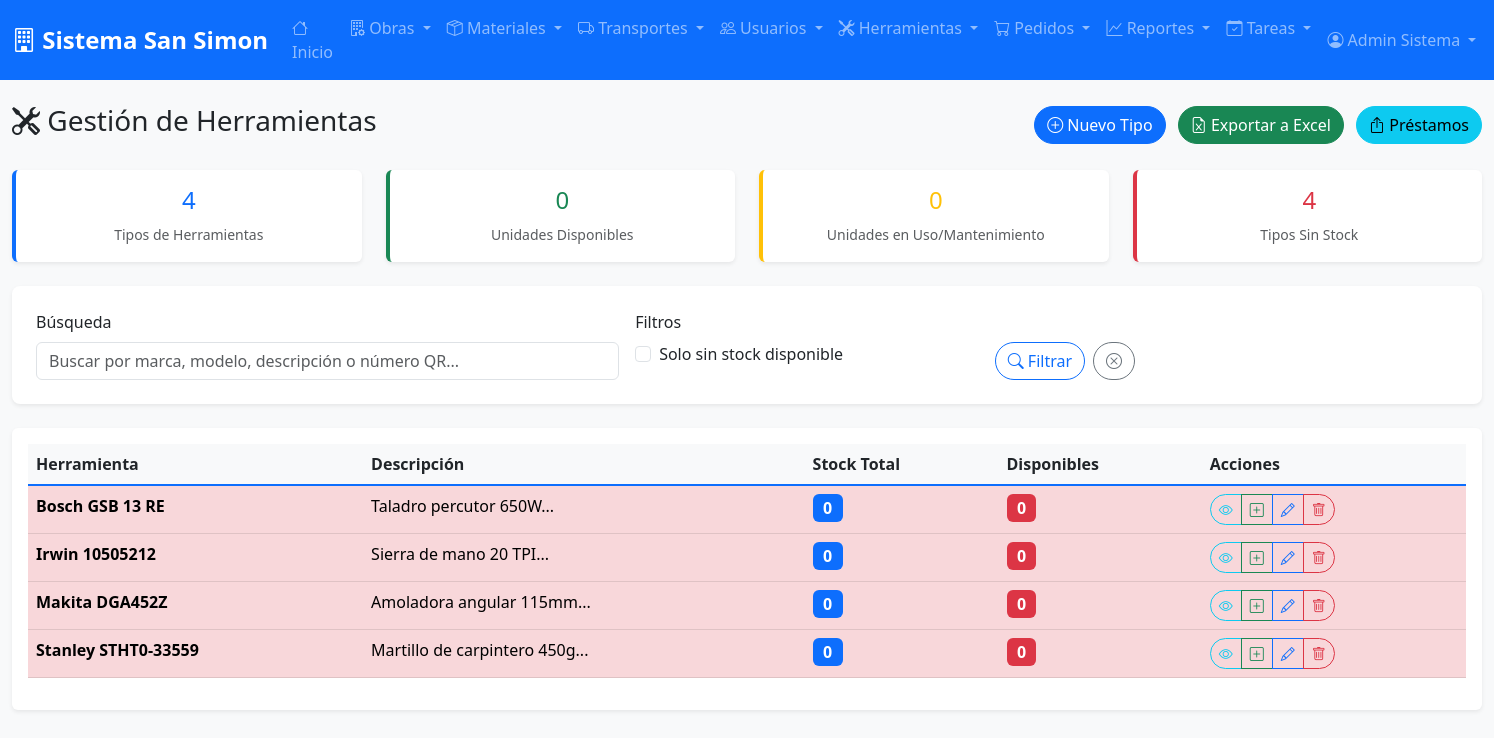
The page /modules/herramientas/list.php (signed in) on the database its author committed.
### tables this page shows
CREATE TABLE herramientas (
    id_herramienta INT AUTO_INCREMENT PRIMARY KEY,
    tipo VARCHAR(100) NOT NULL,
    marca VARCHAR(100) NOT NULL,
    modelo VARCHAR(100) NOT NULL,
    descripcion TEXT,
    stock_total INT DEFAULT 0,
    condicion_general ENUM('excelente', 'buena', 'regular', 'mala') DEFAULT 'buena',
    precio_referencia DECIMAL(10,2) DEFAULT 0.00,
    categoria VARCHAR(100),
    fecha_creacion TIMESTAMP DEFAULT CURRENT_TIMESTAMP
);

### config/config.php (called while the page is built, shortened)
<?php
function is_logged_in() {
    return isset($_SESSION['user_id']) && !empty($_SESSION['user_id']);
}
function get_user_role() {
    return $_SESSION['user_role'] ?? null;
}
function has_permission($required_roles) {
    $user_role = get_user_role();
    if (is_array($required_roles)) {
        return in_array($user_role, $required_roles);
    }
    return $user_role === $required_roles;
}
?>

### modules/herramientas/list.php (the view, shortened to what this page needs)
<?php
require_once '../../config/config.php';
$can_manage = has_permission([ROLE_ADMIN, ROLE_RESPONSABLE]);
$database = new Database();
$conn = $database->getConnection();
$filtro_busqueda = $_GET['busqueda'] ?? '';
$filtro_stock_bajo = isset($_GET['stock_bajo']) ? (bool)$_GET['stock_bajo'] : false;
$where_conditions = [];
$params = [];
$where_clause = !empty($where_conditions) ? 'WHERE ' . implode(' AND ', $where_conditions) : '';
try {
    $query = "SELECT h.*,
                     COUNT(CASE WHEN hu.estado_actual = 'disponible' THEN 1 ELSE NULL END) as unidades_disponibles
              FROM herramientas h
              LEFT JOIN herramientas_unidades hu ON h.id_herramienta = hu.id_herramienta
              $where_clause
              GROUP BY h.id_herramienta
              ORDER BY h.marca, h.modelo";
    $stmt = $conn->prepare($query);
    $stmt->execute($params);
    $herramientas = $stmt->fetchAll();
    $stmt_stats = $conn->query("SELECT
        COUNT(*) as total_tipos_herramientas,
        SUM(stock_total) as total_unidades,
        COUNT(CASE WHEN stock_total <= 0 THEN 1 END) as sin_stock_tipos
        FROM herramientas");
    $stats = $stmt_stats->fetch();
    $stmt_unidades_disponibles = $conn->query("SELECT COUNT(*) as total FROM herramientas_unidades WHERE estado_actual = 'disponible'");
    $unidades_disponibles = $stmt_unidades_disponibles->fetch()['total'];
} catch (Exception $e) {
    error_log("Error al obtener herramientas: " . $e->getMessage());
    $herramientas = [];
    $stats = ['total_tipos_herramientas' => 0, 'total_unidades' => 0, 'sin_stock_tipos' => 0];
    $unidades_disponibles = 0;
}
include '../../includes/header.php';
?>
<div class="row">
    <div class="col-12">
        <div class="d-flex justify-content-between align-items-center mb-4">
            <h1 class="h3">
                <i class="bi bi-tools"></i> Gestión de Herramientas
            </h1>
            <?php if ($can_manage): ?>
            <div>
                <a href="create.php" class="btn btn-primary me-2">
                    <i class="bi bi-plus-circle"></i> Nuevo Tipo
                </a>
                <a href="exportar_herramientas.php" class="btn btn-success me-2">
                    <i class="bi bi-file-earmark-excel"></i> Exportar a Excel
                </a>
                <a href="prestamos.php" class="btn btn-info">
                    <i class="bi bi-box-arrow-up"></i> Préstamos
                </a>
            </div>
            <?php endif; ?>
        </div>
    </div>
</div>
<div class="row mb-4">
    <div class="col-md-3">
        <div class="card dashboard-card">
            <div class="card-body text-center">
                <h4 class="text-primary"><?php echo $stats['total_tipos_herramientas']; ?></h4>
                <small class="text-muted">Tipos de Herramientas</small>
            </div>
        </div>
    </div>
    <div class="col-md-3">
        <div class="card dashboard-card success">
            <div class="card-body text-center">
                <h4 class="text-success"><?php echo $unidades_disponibles; ?></h4>
                <small class="text-muted">Unidades Disponibles</small>
            </div>
        </div>
    </div>
    <div class="col-md-3">
        <div class="card dashboard-card warning">
            <div class="card-body text-center">
                <h4 class="text-warning"><?php echo $stats['total_unidades'] - $unidades_disponibles; ?></h4>
                <small class="text-muted">Unidades en Uso/Mantenimiento</small>
            </div>
        </div>
    </div>
    <div class="col-md-3">
        <div class="card dashboard-card danger">
            <div class="card-body text-center">
                <h4 class="text-danger"><?php echo $stats['sin_stock_tipos']; ?></h4>
                <small class="text-muted">Tipos Sin Stock</small>
            </div>
        </div>
    </div>
</div>
<div class="filter-section">
    <form method="GET" class="row g-3">
        <div class="col-md-5">
            <label for="busqueda" class="form-label">Búsqueda</label>
            <input type="text" class="form-control" id="busqueda" name="busqueda"
                   placeholder="Buscar por marca, modelo, descripción o número QR..."
                   value="<?php echo htmlspecialchars($filtro_busqueda); ?>">
        </div>
        <div class="col-md-3">
            <label class="form-label">Filtros</label>
            <div class="form-check">
                <input class="form-check-input" type="checkbox" id="stock_bajo" name="stock_bajo" value="1"
                       <?php echo $filtro_stock_bajo ? 'checked' : ''; ?>>
                <label class="form-check-label" for="stock_bajo">
                    Solo sin stock disponible
                </label>
            </div>
        </div>
        <div class="col-md-2 d-flex align-items-end">
            <button type="submit" class="btn btn-outline-primary me-2">
                <i class="bi bi-search"></i> Filtrar
            </button>
            <a href="list.php" class="btn btn-outline-secondary">
                <i class="bi bi-x-circle"></i>
            </a>
        </div>
    </form>
</div>
<div class="card">
    <div class="card-body">
        <?php if (!empty($herramientas)): ?>
        <div class="table-responsive">
            <table class="table table-hover">
                <thead>
                    <tr>
                        <th>Herramienta</th>
                        <th>Descripción</th>
                        <th>Stock Total</th>
                        <th>Disponibles</th>
                        <th>Acciones</th>
                    </tr>
                </thead>
                <tbody>
                    <?php foreach ($herramientas as $herramienta): ?>
                    <tr class="<?php echo $herramienta['unidades_disponibles'] <= 0 ? 'table-danger' : ''; ?>">
                        <td>
                            <strong><?php echo htmlspecialchars($herramienta['marca'] . ' ' . $herramienta['modelo']); ?></strong>
                        </td>
                        <td><?php echo htmlspecialchars(substr($herramienta['descripcion'], 0, 70)); ?>...</td>
                        <td>
                            <span class="badge bg-primary fs-6">
                                <?php echo number_format($herramienta['stock_total']); ?>
                            </span>
                        </td>
                        <td>
                            <span class="badge <?php echo $herramienta['unidades_disponibles'] <= 0 ? 'bg-danger' : 'bg-success'; ?> fs-6">
                                <?php echo number_format($herramienta['unidades_disponibles']); ?>
                            </span>
                        </td>
                        <td>
                            <div class="btn-group btn-group-sm" role="group">
                                <a href="view.php?id=<?php echo $herramienta['id_herramienta']; ?>"
                                   class="btn btn-outline-info" title="Ver detalles">
                                    <i class="bi bi-eye"></i>
                                </a>
                                <?php if ($can_manage): ?>
                                <a href="add_unit.php?id=<?php echo $herramienta['id_herramienta']; ?>"
                                   class="btn btn-outline-success" title="Agregar unidad">
                                    <i class="bi bi-plus-square"></i>
                                </a>
                                <a href="edit.php?id=<?php echo $herramienta['id_herramienta']; ?>"
                                   class="btn btn-outline-primary" title="Editar tipo">
                                    <i class="bi bi-pencil"></i>
                                </a>
                                <a href="delete.php?id=<?php echo $herramienta['id_herramienta']; ?>"
                                   class="btn btn-outline-danger btn-delete"
                                   data-item-name="la herramienta '<?php echo htmlspecialchars($herramienta['marca'] . ' ' . $herramienta['modelo']); ?>'"
                                   title="Eliminar tipo">
                                    <i class="bi bi-trash"></i>
                                </a>
                                <?php endif; ?>
                            </div>
                        </td>
                    </tr>
                    <?php endforeach; ?>
                </tbody>
            </table>
        </div>
        <?php endif; ?>
    </div>
</div>
<?php include '../../includes/footer.php'; ?>

### assets/css/style.css (style rules this page uses)
:root { --primary-color: #0d6efd; --secondary-color: #6c757d; --success-color: #198754; --danger-color: #dc3545; --warning-color: #ffc107; --info-color: #0dcaf0; --light-color: #f8f9fa; --light-color2: #f3f3f3; --dark-color: #212529; }
body { background-color: #f8f9fa; font-family: "Segoe UI", Tahoma, Geneva, Verdana, sans-serif; }
.card { border: none; box-shadow: 0 0.125rem 0.25rem rgba(0, 0, 0, 0.075); transition: box-shadow 0.15s ease-in-out; }
.btn { border-radius: 50px; font-weight: 500; transition: all 0.3s ease; }
.btn-primary { background-color: var(--primary-color); border-color: var(--primary-color); color: white; }
.btn-success { background-color: var(--success-color); border-color: var(--success-color); color: white; }
.btn-info { background-color: var(--info-color); border-color: var(--info-color); color: #000; }
.table { background-color: white; }
.table thead th { background-color: var(--light-color); border-bottom: 2px solid var(--primary-color); font-weight: 600; color: var(--dark-color); }
.form-label { font-weight: 500; color: var(--dark-color); }
.dashboard-card { border-left: 4px solid var(--primary-color); }
.dashboard-card.success { border-left-color: var(--success-color); }
.dashboard-card.warning { border-left-color: var(--warning-color); }
.dashboard-card.danger { border-left-color: var(--danger-color); }
.filter-section { background-color: white; border-radius: 0.5rem; padding: 1.5rem; margin-bottom: 1.5rem; box-shadow: 0 0.125rem 0.25rem rgba(0, 0, 0, 0.075); }

### rows shown on the page
herramientas: marca+modelo "Bosch GSB 13 RE", descripcion "Taladro percutor 650W", stock_total "0", unidades_disponibles "0"
herramientas: marca+modelo "Irwin 10505212", descripcion "Sierra de mano 20 TPI", stock_total "0", unidades_disponibles "0"
herramientas: marca+modelo "Makita DGA452Z", descripcion "Amoladora angular 115mm", stock_total "0", unidades_disponibles "0"
herramientas: marca+modelo "Stanley STHT0-33559", descripcion "Martillo de carpintero 450g", stock_total "0", unidades_disponibles "0"

### other values the page prints
SITE_NAME "Sistema San Simon"
$_SESSION['user_name'] "Admin Sistema"
$stats['total_tipos_herramientas'] "4"
$unidades_disponibles "0"
$stats['total_unidades'] - $unidades_disponibles "0"
$stats['sin_stock_tipos'] "4"
